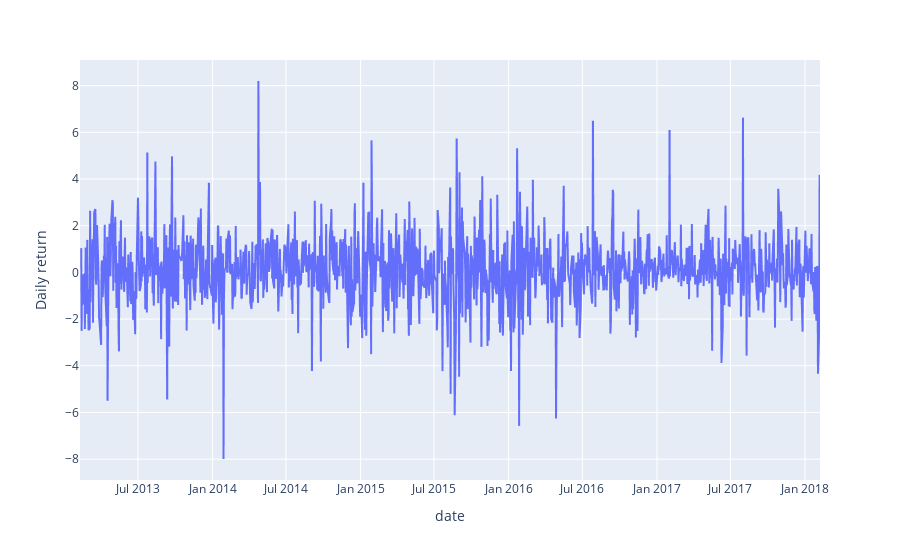

Notebook code for this chart:
### Code cell
px.line(apple, x='date', y='Daily return')

### Figure 1 — Plotly figure (JSON) as saved in the notebook; plotly's stock layout.template omitted (floating-point values rounded to 4 significant figures; data arrays with more than 128 entries replaced by an {"elided": "..."} marker saying what was removed)
{"data": [{"hovertemplate": "date=%{x}<br>Daily return=%{y}<extra></extra>", "legendgroup": "", "line": {"color": "#636efa", "dash": "solid"}, "marker": {"symbol": "circle"}, "mode": "lines", "name": "", "showlegend": false, "type": "scattergl", "x": {"elided": "1259 str values"}, "xaxis": "x", "y": {"elided": "1259 float values"}, "yaxis": "y"}], "layout": {"legend": {"tracegroupgap": 0}, "margin": {"t": 60}, "xaxis": {"anchor": "y", "domain": [0, 1], "title": {"text": "date"}}, "yaxis": {"anchor": "x", "domain": [0, 1], "title": {"text": "Daily return"}}}}
